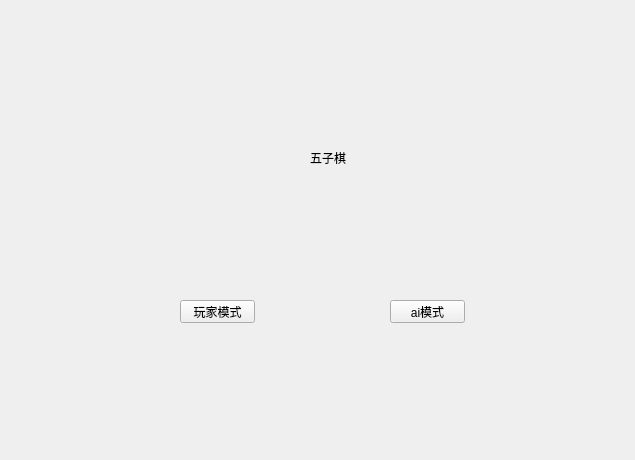
<?xml version="1.0" encoding="UTF-8"?>
<ui version="4.0">
 <class>Widget</class>
 <widget class="QWidget" name="Widget">
  <property name="geometry">
   <rect>
    <x>0</x>
    <y>0</y>
    <width>635</width>
    <height>460</height>
   </rect>
  </property>
  <property name="windowTitle">
   <string>Gobang_by_livingsu</string>
  </property>
  <widget class="QPushButton" name="btn_player">
   <property name="geometry">
    <rect>
     <x>180</x>
     <y>300</y>
     <width>75</width>
     <height>23</height>
    </rect>
   </property>
   <property name="sizePolicy">
    <sizepolicy hsizetype="Expanding" vsizetype="Expanding">
     <horstretch>0</horstretch>
     <verstretch>0</verstretch>
    </sizepolicy>
   </property>
   <property name="text">
    <string>玩家模式</string>
   </property>
   <property name="iconSize">
    <size>
     <width>20</width>
     <height>20</height>
    </size>
   </property>
  </widget>
  <widget class="QPushButton" name="btn_ai">
   <property name="geometry">
    <rect>
     <x>390</x>
     <y>300</y>
     <width>75</width>
     <height>23</height>
    </rect>
   </property>
   <property name="sizePolicy">
    <sizepolicy hsizetype="Expanding" vsizetype="Expanding">
     <horstretch>0</horstretch>
     <verstretch>0</verstretch>
    </sizepolicy>
   </property>
   <property name="text">
    <string>ai模式</string>
   </property>
  </widget>
  <widget class="QLabel" name="label">
   <property name="geometry">
    <rect>
     <x>310</x>
     <y>150</y>
     <width>36</width>
     <height>16</height>
    </rect>
   </property>
   <property name="text">
    <string>五子棋</string>
   </property>
   <property name="alignment">
    <set>Qt::AlignCenter</set>
   </property>
  </widget>
 </widget>
 <resources/>
 <connections/>
</ui>
